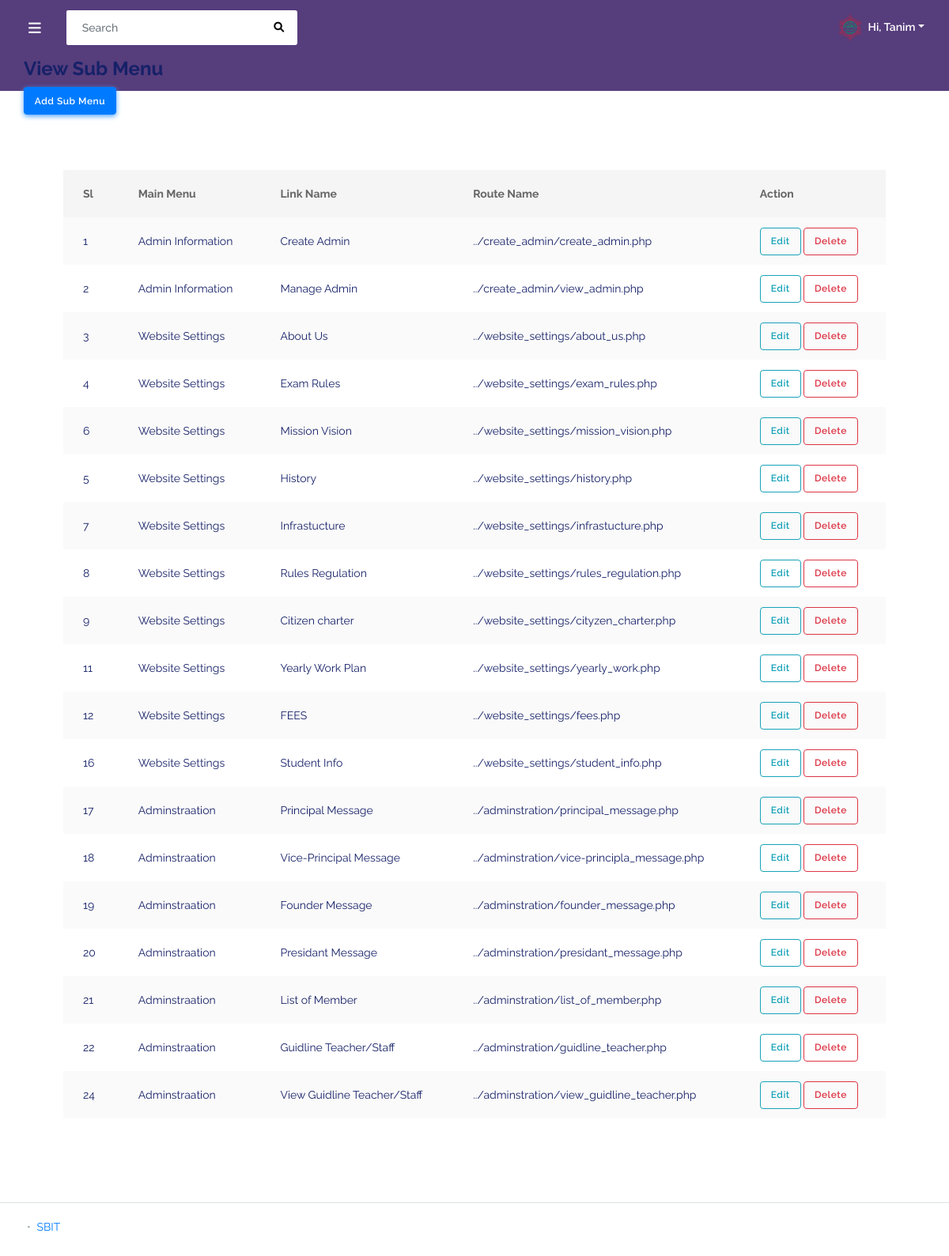
/backend/admin/sub_menu/view_sub_menu.php (signed in), run on the app's committed database.
### tables this page shows
CREATE TABLE `create_admin` (
  `id` int(100) NOT NULL,
  `username` varchar(100) DEFAULT NULL,
  `mail` varchar(100) DEFAULT NULL,
  `phone` varchar(100) DEFAULT NULL,
  `adress` text DEFAULT NULL,
  `type` int(10) DEFAULT NULL,
  `password` varchar(100) DEFAULT NULL,
  `confirm_password` varchar(100) DEFAULT NULL,
  `image` varchar(100) DEFAULT NULL,
  `admin_type` varchar(100) DEFAULT NULL,
  `password_recover` varchar(255) NOT NULL
);

CREATE TABLE `sub_menu` (
  `id` int(100) NOT NULL,
  `sl` int(100) DEFAULT NULL,
  `main_menu` int(100) DEFAULT NULL,
  `link_name` varchar(255) DEFAULT NULL,
  `route_name` varchar(255) DEFAULT NULL,
  `status` int(10) DEFAULT NULL
);

CREATE TABLE `main_menu` (
  `id` int(100) NOT NULL,
  `sl` int(100) DEFAULT NULL,
  `main_menu_name` varchar(255) DEFAULT NULL,
  `icon` varchar(255) DEFAULT NULL,
  `status` int(10) DEFAULT NULL
);

### database/connection.php (called while the page is built, shortened)
<?php
class database
{
  public $hostadress="localhost";
  public $username="root";
  public $password="";
  public $database="dynamicschool_database";
  private function database()
  {
        $this->link=new mysqli($this->hostadress,$this->username,$this->password,$this->database);
  }
}
?>

### backend/admin/sub_menu/view_sub_menu.php (the view, shortened to what this page needs)
<?php
include('../layouts/header.php');
?>
        <div class="main-content">
            <section class="section">
                <div class="form-header">
                    <h4>View Sub Menu</h4>
                </div>
                <div class="links">
                    <a href="add_sub_menu.php" class="btn btn-info">Add Sub Menu</a>
                </div>
                <div class="form-section">
                    <table class="table table-striped v_center" id="table-2">
                        <thead>
                            <tr>
                                <th>Sl</th>
                                <th>Main Menu</th>
                                <th>Link Name</th>
                                <th>Route Name</th>
                                <th>Action</th>
                            </tr>
                        </thead>
                        <tbody>
                            <?php
                            $sql = $db->link->query("SELECT sub_menu.*,main_menu.main_menu_name FROM `sub_menu`INNER JOIN `main_menu` ON sub_menu.main_menu=main_menu.id");
                            if($sql)
                            {
                                while ($showdata = $sql->fetch_assoc())
                                {
                                ?>
                                <tr>
                                    <td><?php echo $showdata['sl']; ?></td>
                                    <td><?php echo $showdata['main_menu_name']; ?></td>
                                    <td><?php echo $showdata['link_name']; ?></td>
                                    <td><?php echo $showdata['route_name']; ?></td>
                                    <td>
                                       <a href="edit_sub_menu.php?id=<?php echo $showdata['id']; ?>" class="btn btn-outline-info">Edit</a>
                                       <a href="delete_sub_menu.php?id=<?php echo $showdata['id']; ?>" class="btn btn-outline-danger">Delete</a>
                                    </td>
                                </tr>
                                <?php
                                }
                            }
                            ?>
                        </tbody>
                    </table>
                </div>
            </section>
        </div>
<?php include('../layouts/footer.php'); ?>

### backend/admin/layouts/header.php (shortened to what this page needs)
<?php
include('../../../database/connection.php');
$db=new database();
?>
<!DOCTYPE html>
<html lang="en">
<head>
<link rel="stylesheet" href="../../assets/modules/datatables/datatables.min.css">
<link rel="stylesheet" href="../../assets/modules/datatables/DataTables-1.10.16/css/dataTables.bootstrap4.min.css">
<link rel="stylesheet" href="../../assets/modules/datatables/Select-1.2.4/css/select.bootstrap4.min.css">
<link rel="stylesheet" href="../../assets/modules/select2/dist/css/select2.min.css">
<link rel="stylesheet" href="../../assets/modules/bootstrap/css/bootstrap.min.css">
<link rel="stylesheet" href="../../assets/modules/bootstrap-daterangepicker/daterangepicker.css">
<link rel="stylesheet" href="../../assets/modules/fontawesome/css/all.min.css">
<link rel="stylesheet" href="../../assets/modules/jqvmap/dist/jqvmap.min.css">
<link rel="stylesheet" href="../../assets/modules/summernote/summernote-bs4.css">
<link rel="stylesheet" href="../../assets/modules/owlcarousel2/dist/assets/owl.carousel.min.css">
<link rel="stylesheet" href="../../assets/modules/owlcarousel2/dist/assets/owl.theme.default.min.css">
<link rel="stylesheet" href="../../assets/css/style.min.css">
<link rel="stylesheet" href="../../assets/css/components.min.css">
<link rel="stylesheet" href="https://cdnjs.cloudflare.com/ajax/libs/font-awesome/6.0.0-beta3/css/all.min.css">
<link rel="stylesheet" href="https://cdnjs.cloudflare.com/ajax/libs/font-awesome/6.0.0-beta3/css/brands.min.css">
<link rel="stylesheet" href="https://cdnjs.cloudflare.com/ajax/libs/font-awesome/6.0.0-beta3/css/fontawesome.min.css">
<link rel="stylesheet" href="https://cdnjs.cloudflare.com/ajax/libs/font-awesome/6.0.0-beta3/css/solid.min.css">
<link rel="stylesheet" href="//code.jquery.com/ui/1.13.0/themes/base/jquery-ui.css">
<link rel="stylesheet" href="../../assets/modules/izitoast/css/iziToast.min.css">
<link rel="stylesheet" href="//code.jquery.com/ui/1.13.2/themes/base/jquery-ui.css">
</head>
<body class="layout-4">
<div id="app">
    <div class="main-wrapper main-wrapper-1">
        <div class="navbar-bg"></div>
        <?php
        $id = $_SESSION['admin_id'];
        $userdata = $db->link->query("SELECT * FROM `create_admin` WHERE `id`='$id'");
        if($userdata)
        {
            $showuser = $userdata->fetch_assoc();
            ?>
        <nav class="navbar navbar-expand-lg main-navbar">
            <form class="form-inline mr-auto">
                <ul class="navbar-nav mr-3">
                    <li><a href="#" data-toggle="sidebar" class="nav-link nav-link-lg"><i class="fas fa-bars"></i></a></li>
                </ul>
                <div class="search-element">
                    <input class="form-control" type="search" placeholder="Search" aria-label="Search" data-width="250">
                    <button class="btn" type="submit"><i class="fas fa-search"></i></button>
                </div>
            </form>
            <ul class="navbar-nav navbar-right">
                <li class="dropdown">
                    <a href="#" data-toggle="dropdown" class="nav-link dropdown-toggle nav-link-lg nav-link-user">
                    <img alt="image" src="../../asset/img/admin_image/<?php echo $showuser['image']; ?>" class="rounded-circle mr-1">
                    <div class="d-sm-none d-lg-inline-block">Hi, <?php echo $showuser['username']; ?></div></a>
                </li>
            </ul>
        </nav>
       <?php
        }
        ?>

### data on the page
create_admin: image (picture), username "Tanim"
sub_menu: sl "1", main_menu.main_menu_name "Admin Information", link_name "Create Admin", route_name "../create_admin/create_admin.php"
sub_menu: sl "2", main_menu.main_menu_name "Admin Information", link_name "Manage Admin", route_name "../create_admin/view_admin.php"
sub_menu: sl "3", main_menu.main_menu_name "Website Settings", link_name "About Us", route_name "../website_settings/about_us.php"
sub_menu: sl "4", main_menu.main_menu_name "Website Settings", link_name "Exam Rules", route_name "../website_settings/exam_rules.php"
sub_menu: sl "6", main_menu.main_menu_name "Website Settings", link_name "Mission Vision", route_name "../website_settings/mission_vision.php"
sub_menu: sl "5", main_menu.main_menu_name "Website Settings", link_name "History", route_name "../website_settings/history.php"
sub_menu: sl "7", main_menu.main_menu_name "Website Settings", link_name "Infrastucture", route_name "../website_settings/infrastucture.php"
sub_menu: sl "8", main_menu.main_menu_name "Website Settings", link_name "Rules Regulation", route_name "../website_settings/rules_regulation.php"
sub_menu: sl "9", main_menu.main_menu_name "Website Settings", link_name "Citizen charter", route_name "../website_settings/cityzen_charter.php"
sub_menu: sl "11", main_menu.main_menu_name "Website Settings", link_name "Yearly Work Plan", route_name "../website_settings/yearly_work.php"
sub_menu: sl "12", main_menu.main_menu_name "Website Settings", link_name "FEES", route_name "../website_settings/fees.php"
sub_menu: sl "16", main_menu.main_menu_name "Website Settings", link_name "Student Info", route_name "../website_settings/student_info.php"
sub_menu: sl "17", main_menu.main_menu_name "Adminstraation", link_name "Principal Message", route_name "../adminstration/principal_message.php"
sub_menu: sl "18", main_menu.main_menu_name "Adminstraation", link_name "Vice-Principal Message", route_name "../adminstration/vice-principla_message.php"
sub_menu: sl "19", main_menu.main_menu_name "Adminstraation", link_name "Founder Message", route_name "../adminstration/founder_message.php"
sub_menu: sl "20", main_menu.main_menu_name "Adminstraation", link_name "Presidant Message", route_name "../adminstration/presidant_message.php"
sub_menu: sl "21", main_menu.main_menu_name "Adminstraation", link_name "List of Member", route_name "../adminstration/list_of_member.php"
sub_menu: sl "22", main_menu.main_menu_name "Adminstraation", link_name "Guidline Teacher/Staff", route_name "../adminstration/guidline_teacher.php"
sub_menu: sl "24", main_menu.main_menu_name "Adminstraation", link_name "View Guidline Teacher/Staff", route_name "../adminstration/view_guidline_teacher.php"
